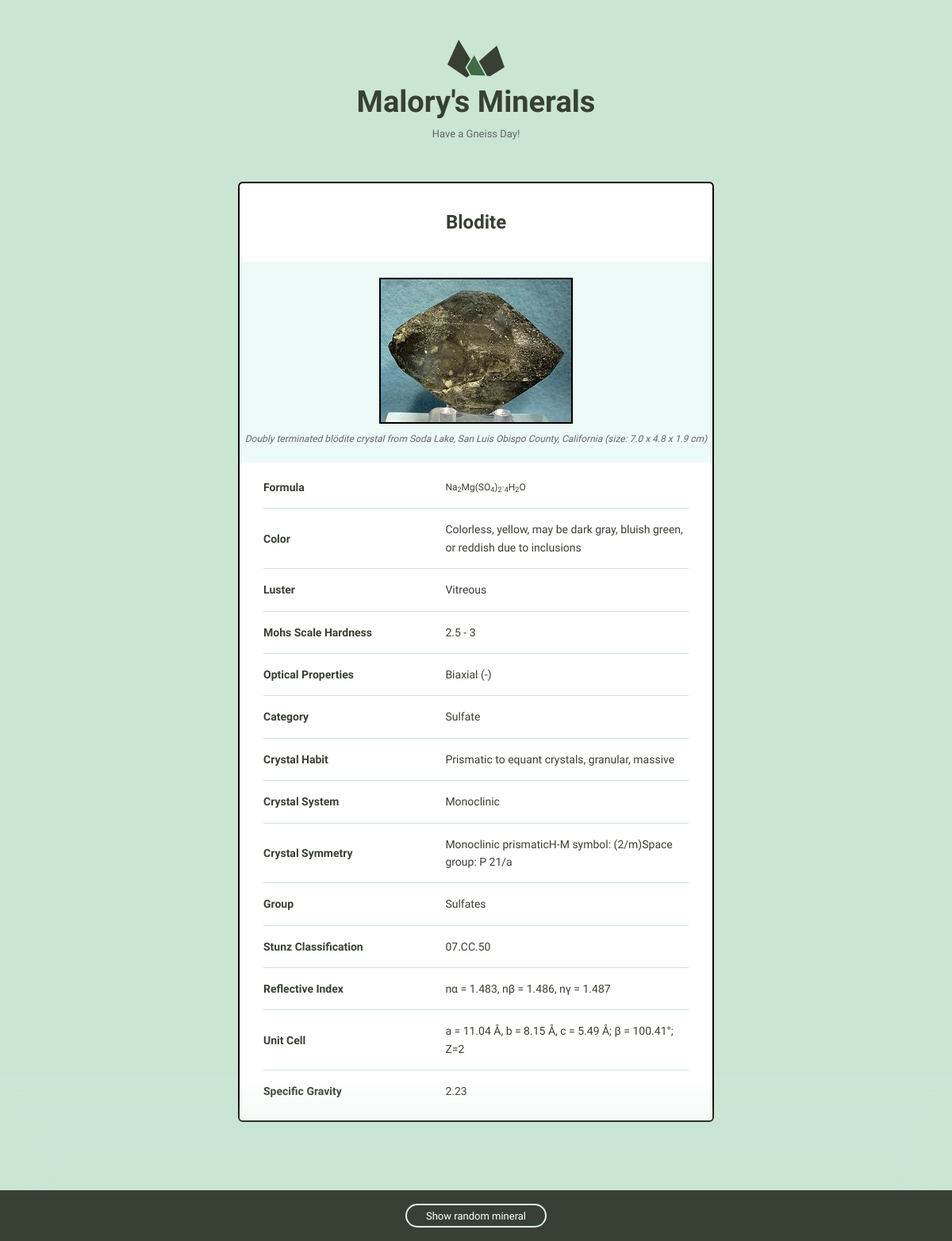
The page /Blodite on the database its author committed.
### catalog/models.py (models this page shows)
class Mineral(models.Model):
    name = models.CharField(max_length=200, blank=True, null=False)
    image_filename = models.CharField(max_length=200, blank=True, null=False)
    image_caption = models.CharField(max_length=200, blank=True, null=False)
    formula = models.CharField(max_length=200, blank=True, null=False)
    color = models.CharField(max_length=200, blank=True, null=False)
    cleavage = models.CharField(max_length=200, blank=True, null=False)
    streak = models.CharField(max_length=200, blank=True, null=False)
    luster = models.CharField(max_length=200, blank=True, null=False)
    mohs_scale_hardness = models.CharField(max_length=200, blank=True, null=False)
    optical_properties = models.CharField(max_length=200, blank=True, null=False)
    category = models.CharField(max_length=200, blank=True, null=False)
    crystal_habit = models.CharField(max_length=200, blank=True, null=False)
    crystal_system = models.CharField(max_length=200, blank=True, null=False)
    crystal_symmetry = models.CharField(max_length=200, blank=True, null=False)
    group = models.CharField(max_length=200, blank=True, null=False)
    strunz_classification = models.CharField(max_length=200, blank=True, null=False)
    refractive_index = models.CharField(max_length=200, blank=True, null=False)
    unit_cell = models.CharField(max_length=200, blank=True, null=False)
    specific_gravity = models.CharField(max_length=200, blank=True, null=False)
    diaphaneity = models.CharField(max_length=200, blank=True, null=False)

### catalog/views.py (the view)
# urls.py: path('<str:mineral_name>', views.detail, name="detail"),
def detail(request, mineral_name):
    mineral = get_object_or_404(Mineral, name=mineral_name)
    return render(request, "catalog/detail.html", {"mineral": mineral})

### catalog/templates/catalog/detail.html (shortened to what this page needs)
{% extends "catalog/layout.html" %}
{% load static %}
{% block div %}<div class="bounds bounds--small">{% endblock %}
{% block content %}
<div class="grid-100 mineral__container">
  <h1 class="mineral__name">{{ mineral.name|title }}</h1>
  <div class="mineral__image-bg">
    {% with '/catalog/images/'|add:mineral.name|add:'.jpg' as mineral_image %}
      <img class="mineral__image" src="{% static mineral_image %}">
    {% endwith %}
    <p class="mineral__caption">{{ mineral.image_caption }}</p>
  </div>
  <div class="mineral__table-container">
    <table class="mineral__table">
      {% if mineral.formula %}
      <tr>
        <td class="mineral__category">Formula</td>
        <td class="mineral__formula">{{ mineral.formula|safe }}</td>
      </tr>
      {% endif %}
      {% if mineral.color %}
      <tr>
        <td class="mineral__category">Color</td>
        <td>{{ mineral.color }}</td>
      </tr>
      {% endif %}
      {% if mineral.luster %}
      <tr>
        <td class="mineral__category">Luster</td>
        <td>{{ mineral.luster }}</td>
      </tr>
      {% endif %}
      {% if mineral.mohs_scale_hardness %}
      <tr>
        <td class="mineral__category">Mohs Scale Hardness</td>
        <td>{{ mineral.mohs_scale_hardness }}</td>
      </tr>
      {% endif %}
      {% if mineral.optical_properties %}
      <tr>
        <td class="mineral__category">Optical Properties</td>
        <td>{{ mineral.optical_properties }}</td>
      </tr>
      {% endif %}
      {% if mineral.category %}
      <tr>
        <td class="mineral__category">Category</td>
        <td>{{ mineral.category }}</td>
      </tr>
      {% endif %}
      {% if mineral.crystal_habit %}
      <tr>
        <td class="mineral__category">Crystal Habit</td>
        <td>{{ mineral.crystal_habit }}</td>
      </tr>
      {% endif %}
      {% if mineral.crystal_system %}
      <tr>
        <td class="mineral__category">Crystal System</td>
        <td>{{ mineral.crystal_system }}</td>
      </tr>
      {% endif %}
      {% if mineral.crystal_symmetry %}
      <tr>
        <td class="mineral__category">Crystal Symmetry</td>
        <td>{{ mineral.crystal_symmetry }}</td>
      </tr>
      {% endif %}
      {% if mineral.group %}
      <tr>
        <td class="mineral__category">Group</td>
        <td>{{ mineral.group }}</td>
      </tr>
      {% endif %}
      {% if mineral.strunz_classification %}
      <tr>
        <td class="mineral__category">Stunz Classification</td>
        <td>{{ mineral.strunz_classification }}</td>
      </tr>
      {% endif %}
      {% if mineral.refractive_index %}
      <tr>
        <td class="mineral__category">Reflective Index</td>
        <td>{{ mineral.refractive_index }}</td>
      </tr>
      {% endif %}
      {% if mineral.unit_cell %}
      <tr>
        <td class="mineral__category">Unit Cell</td>
        <td>{{ mineral.unit_cell }}</td>
      </tr>
      {% endif %}
      {% if mineral.specific_gravity %}
      <tr>
        <td class="mineral__category">Specific Gravity</td>
        <td>{{ mineral.specific_gravity }}</td>
      </tr>
      {% endif %}
    </table>
  </div>
</div>
{% endblock %}

### catalog/static/catalog/global.css (style rules this page uses)
html { font-family: sans-serif; -ms-text-size-adjust: 100%; -webkit-text-size-adjust: 100%; }
body { margin: 0; }
h1 { font-size: 2em; margin: 0.67em 0; }
sub { font-size: 75%; line-height: 0; position: relative; vertical-align: baseline; bottom: -0.25em; }
img { border: 0; }
table { border-collapse: collapse; border-spacing: 0; }
td, th { padding: 0; }
html { font-size: 62.5%; }
body { background-color: #CAE5D2; font-size: 1.5em; line-height: 1.6; font-weight: 400; font-family: "Cousine"; color: #666; }
.bounds { max-width: 800px; margin: 0 auto; padding: 50px 0 150px; overflow: hidden; }
.bounds--small { max-width: 600px; padding: 50px 10px 150px; }
.grid, .grid-5, .grid-10, .grid-15, .grid-20, .grid-25, .grid-30, .grid-33, .grid-35, .grid-40, .grid-45, .grid-50, .grid-55, .grid-60, .grid-65, .grid-66, .grid-70, .grid-75, .grid-80, .grid-90, .grid-95, .grid-100 { float: left; box-sizing: border-box; position: relative; }
.grid-100 { width: 100%; padding: 0 15px; }
h1, h2, h3, h4, h5, h6 { margin-top: 0; margin-bottom: 2rem; font-weight: bold; font-family: "Work Sans", sans-serif; color: #384033; }
h1 { font-size: 3.8rem; }
@media (min-width: 550px) { h1 { font-size: 3.8rem; } }
p { margin-top: 0; font-size: 1.6rem; }
th, td { padding: 15px; text-align: left; border-bottom: 1px solid #e1e1e1; }
th:first-child, td:first-child { padding-left: 0; }
th:last-child, td:last-child { padding-right: 0; }
table, p, ul { margin-bottom: 2.5rem; }
.mineral__container { background-color: #fff; border-radius: 6px; list-style: none; padding: 0; text-align: center; }
.mineral__name { display: block; width: 100%; margin: 0; font-size: 24px; padding: 30px 0 30px 0; }
.mineral__image { display: block; margin: 0 auto; border: solid 2px #CAE5D2; }
.mineral__image-bg { background-color: #ecfaf8; padding: 20px 0; }
.mineral__caption { font-size: 12px; font-style: italic; padding: 10px 0 0 0; margin: 0; }
.mineral__table { font-size: 14px; color: #384033; }
.mineral__table td { border-color: #CAE5D2; }
.mineral__table tr:last-of-type td { border-bottom: none; padding-bottom: 0; }
.mineral__table-container { padding: 5px 30px 0; }
.mineral__category { font-weight: bold; width: 40%; }
.mineral__formula { font-size: 12px; }

### catalog/static/catalog/malory.css (style rules this page uses)
.mineral__image { border: solid 2px black; }
.mineral__container { border: solid 2px black; }

### rows shown on the page
Mineral: name "Blodite", image_caption "Doubly terminated blödite crystal from Soda Lake, San Luis Obispo County, California (size: 7.0 x 4.8 x 1.9 cm)", formula "Na 2 Mg(SO 4 ) 2 · 4 H 2 O", color "Colorless, yellow, may be dark gray, bluish green, or reddish due to inclusions", luster "Vitreous", mohs_scale_hardness "2.5 - 3", optical_properties "Biaxial (-)", category "Sulfate", crystal_habit "Prismatic to equant crystals, granular, massive", crystal_system "Monoclinic", crystal_symmetry "Monoclinic prismaticH-M symbol: (2/m)Space group: P 21/a", group "Sulfates", strunz_classification "07.CC.50", refractive_index "nα = 1.483, nβ = 1.486, nγ = 1.487", unit_cell "a = 11.04 Å, b = 8.15 Å, c = 5.49 Å; β = 100.41°; Z=2", specific_gravity "2.23"
